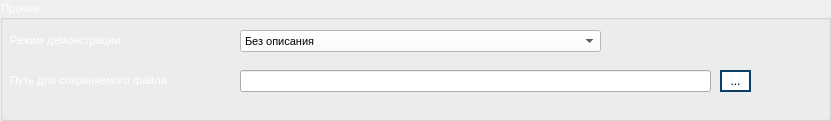
  <widget class="QGroupBox" name="group_other">
   <property name="geometry">
    <rect>
     <x>10</x>
     <y>530</y>
     <width>831</width>
     <height>121</height>
    </rect>
   </property>
   <property name="font">
    <font>
     <pointsize>8</pointsize>
    </font>
   </property>
   <property name="styleSheet">
    <string notr="true">::title{color:white}</string>
   </property>
   <property name="title">
    <string>Прочие</string>
   </property>
   <widget class="QLabel" name="label_3">
    <property name="geometry">
     <rect>
      <x>10</x>
      <y>70</y>
      <width>181</width>
      <height>21</height>
     </rect>
    </property>
    <property name="font">
     <font>
      <pointsize>8</pointsize>
     </font>
    </property>
    <property name="styleSheet">
     <string notr="true">color: rgb(255, 255, 255);</string>
    </property>
    <property name="text">
     <string>Путь для сохраняемого файла:</string>
    </property>
   </widget>
   <widget class="QLabel" name="label_24">
    <property name="geometry">
     <rect>
      <x>10</x>
      <y>30</y>
      <width>151</width>
      <height>21</height>
     </rect>
    </property>
    <property name="font">
     <font>
      <pointsize>8</pointsize>
     </font>
    </property>
    <property name="styleSheet">
     <string notr="true">color: rgb(255, 255, 255);</string>
    </property>
    <property name="text">
     <string>Режим демонстрации:</string>
    </property>
   </widget>
   <widget class="QComboBox" name="other_format">
    <property name="geometry">
     <rect>
      <x>240</x>
      <y>30</y>
      <width>361</width>
      <height>22</height>
     </rect>
    </property>
    <property name="font">
     <font>
      <pointsize>8</pointsize>
     </font>
    </property>
    <property name="styleSheet">
     <string notr="true">background-color: rgb(255, 255, 255);
color: rgb(0, 0, 0);
</string>
    </property>
    <item>
     <property name="text">
      <string>Без описания</string>
     </property>
    </item>
    <item>
     <property name="text">
      <string>Краткое описание каждого шага</string>
     </property>
    </item>
    <item>
     <property name="text">
      <string>Подробное описание с кодом на C++</string>
     </property>
    </item>
   </widget>
   <widget class="QLineEdit" name="other_path">
    <property name="geometry">
     <rect>
      <x>240</x>
      <y>70</y>
      <width>471</width>
      <height>22</height>
     </rect>
    </property>
    <property name="styleSheet">
     <string notr="true">color: rgb(0, 0, 0);</string>
    </property>
   </widget>
   <widget class="QPushButton" name="button_path">
    <property name="geometry">
     <rect>
      <x>720</x>
      <y>70</y>
      <width>31</width>
      <height>22</height>
     </rect>
    </property>
    <property name="toolTip">
     <string>Выбрать путь для сохранения файла</string>
    </property>
    <property name="styleSheet">
     <string notr="true">QPushButton {
    background-color: rgb(255, 255, 255);
    border: 2px solid #094065;
}

QPushButton:pressed {
    background-color:  rgb(118, 118, 118);
}
</string>
    </property>
    <property name="text">
     <string>...</string>
    </property>
   </widget>
  </widget>
